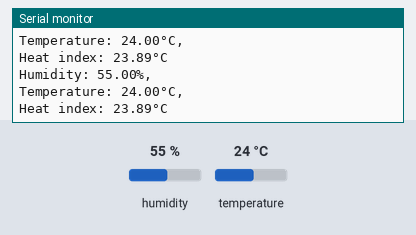
Simulated run of this sketch. Board: Arduino Uno, built with avr-gcc and run on an emulated ATmega328P. On the bench: the last lines printed to the serial monitor. Inputs (shaded band) come from the test bench; at power-on: humidity 55 %, temperature 24 °C.

Above: at 4.8 s.
4.9 s: humidity set to 22 %
At 7.7 s:
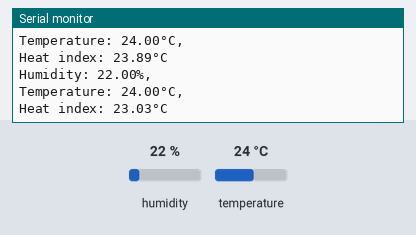
8.9 s: temperature set to 12 °C
At 10.8 s:
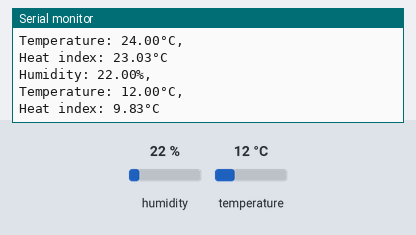
12.9 s: humidity set to 40 %
At 13.5 s:
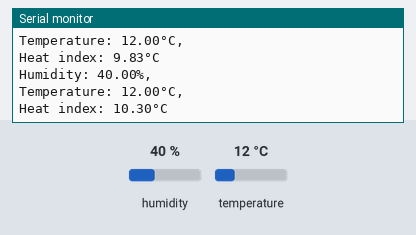
Timing chart, 0 to 15.9 s (numbered marks = the images above; inputs shaded):
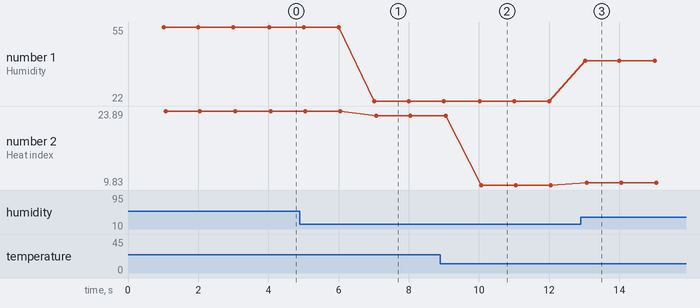

Measured:
- after the input at 4.9 s, the serial monitor: prints a new line after 2.1 s (image 1)
- after the input at 8.9 s, the serial monitor: prints a new line after 1.1 s (image 2)
- after the input at 12.9 s, the serial monitor: prints a new line after 0.12 s (image 3)
- plotted number 1: 55 → 22 after the input at 4.9 s, 22 → 40 after the input at 12.9 s
- plotted number 2: 23.89 → 23.03 after the input at 4.9 s, 23.03 → 9.83 after the input at 8.9 s, 9.83 → 10.3 after the input at 12.9 s

The sketch:

USB_DHT.ino
```cpp
/*
 This example prints the DHT data to serial connection (USB)
 */

///////////////////////////////////////////////////////////////////////////////////////////
// Libraries
///////////////////////////////////////////////////////////////////////////////////////////

////////////// Humidity sensor
#include <DHT.h>

///////////////////////////////////////////////////////////////////////////////////////////
// Parameters
///////////////////////////////////////////////////////////////////////////////////////////

////////////// Humidity sensor
const int dht_pin = 2;
DHT dht(dht_pin, DHT11, 15);

////////////// Delay
const long interval = 1000;
unsigned long previousMillis = 0;

///////////////////////////////////////////////////////////////////////////////////////////
// Set up
///////////////////////////////////////////////////////////////////////////////////////////
void setup() {

  //Initialize serial:
  Serial.begin(9600);

  ////////////// Humidity
  dht.begin();

}

///////////////////////////////////////////////////////////////////////////////////////////
// Loop
///////////////////////////////////////////////////////////////////////////////////////////
void loop() {

  ////////////// Delay
  // avoid having delays in loop, we'll use the strategy from BlinkWithoutDelay
  // see: File -> Examples -> 02.Digital -> BlinkWithoutDelay for more info
  unsigned long currentMillis = millis();

  if (currentMillis - previousMillis >= interval) {

    Serial.println();

    // save the last time a message was sent
    previousMillis = currentMillis;

    ////////////// DHT11 sensor for Humidity & Temperature
    // Reading temperature or humidity takes about 250 milliseconds!
    // Sensor readings may also be up to 2 seconds 'old' (its a very slow sensor)

    // read from sensor (Celcius is the default)
    float humidity = dht.readHumidity();
    float temp = dht.readTemperature();

    // Check if any reads failed and exit if it did
    if (isnan(humidity) || isnan(temp)) {
      Serial.println(F("Failed to read from DHT sensor!"));
      return;
    }

    // Compute heat index in Celsius (isFahreheit = false)
    float heatindex = dht.computeHeatIndex(temp, humidity, false);

    // print to serial connection
    Serial.print(F("Humidity: "));
    Serial.print(humidity);
    Serial.println(F("%, "));
    Serial.print(F("Temperature: "));
    Serial.print(temp);
    Serial.println(F("°C, "));
    Serial.print(F("Heat index: "));
    Serial.print(heatindex);
    Serial.println(F("°C "));

    // flush the serial output
    Serial.flush();
  }
}
```
